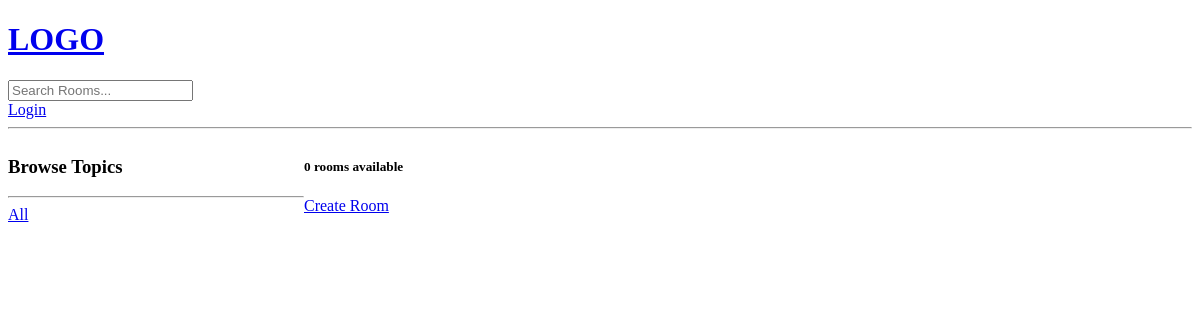
/, run on an earlier commit of the app's database.
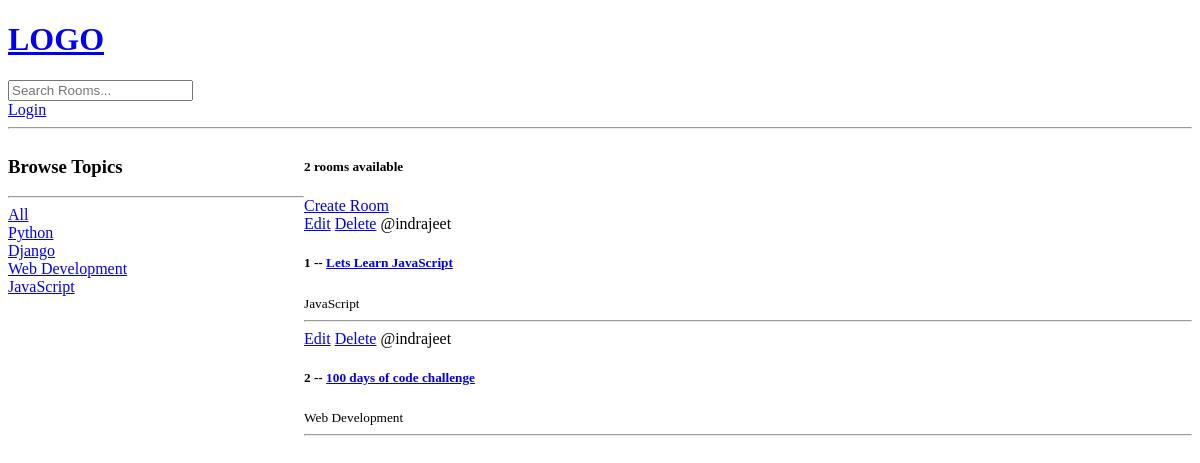
And on a later commit of the database.
### base/models.py (models this page shows, shortened)
class Topic(models.Model):
    name = models.CharField(max_length=200)

class Room(models.Model):
    host = models.ForeignKey(User, on_delete=models.SET_NULL, null=True)
    topic = models.ForeignKey(Topic, on_delete=models.SET_NULL, null=True)
    name = models.CharField(max_length=200)
    description = models.TextField(null=True, blank=True)
    updated = models.DateTimeField(auto_now=True)
    created = models.DateTimeField(auto_now_add=True)
    class Meta:
        ordering = ['-updated', '-created']

### base/views.py (the view)
# urls.py: path('', views.home, name="home"),
def home(request):
    q = request.GET.get('q') if request.GET.get('q') != None else ''
    rooms = Room.objects.filter(
        Q(topic__name__icontains=q) |
        Q(name__icontains=q) |
        Q(description__icontains=q)
        )
    topics = Topic.objects.all()
    room_count = rooms.count()
    context = {'rooms': rooms, 'topics':topics, 'room_count':room_count}
    return render(request, 'base/home.html', context)

### base/templates/base/home.html (shortened to what this page needs)
{% extends 'main.html' %} {% block content %}
<div class="home-container">
  <div>
    <h3>Browse Topics</h3>
    <hr />
    <div>
      <a href="{% url 'home' %}">All</a>
    </div>
    {% for topic in topics %}
    <div>
      <a href="{% url 'home' %}?q={{topic.name}}">{{topic.name}}</a>
    </div>
    {% endfor %}
  </div>
  <div>
    <h5>{{room_count}} rooms available</h5>
    <a href="{% url 'create-room' %}">Create Room</a>
    <div>
      {% for room in rooms %}
      <div>
        <a href="{% url 'update-room' room.id %}">Edit</a>
        <a href="{% url 'delete-room' room.id %}">Delete</a>
        <span>@{{room.host.username}}</span>
        <h5>
          {{room.id}} -- <a href="{% url 'room' room.id %}">{{room.name}}</a>
        </h5>
        <small>{{room.topic.name}}</small>
        <hr />
      </div>
      {% endfor %}
    </div>
  </div>
</div>
{% endblock content %}

### templates/main.html (shortened to what this page needs)
<!doctype html>
<html lang="en">
  <head>
  </head>
  <body>
    {% include 'navbar.html' %}  {% block content %} {% endblock %}
  </body>
</html>

### templates/navbar.html
<a href="/">
  <h1>LOGO</h1>
</a>
<form method="GET" action="{% url 'home' %}">
  <input type="text" name="q" placeholder="Search Rooms..." />
</form>
<a href="{% url 'login' %}">Login</a>
<hr />

### base/templates/base/home.html (style rules this page uses)
.home-container { display: grid; grid-template-columns: 1fr 3fr; }

What changed in the data, as far as the page shows it:
added Topic: name "Python"
added Topic: name "Django"
added Topic: name "Web Development"
added Topic: name "JavaScript"
added Room: host.username "indrajeet", id "1", name "Lets Learn JavaScript", topic.name "JavaScript"
added Room: host.username "indrajeet", id "2", name "100 days of code challenge", topic.name "Web Development"
Also different on the page:
{{ room_count }}: "0" → "2"
